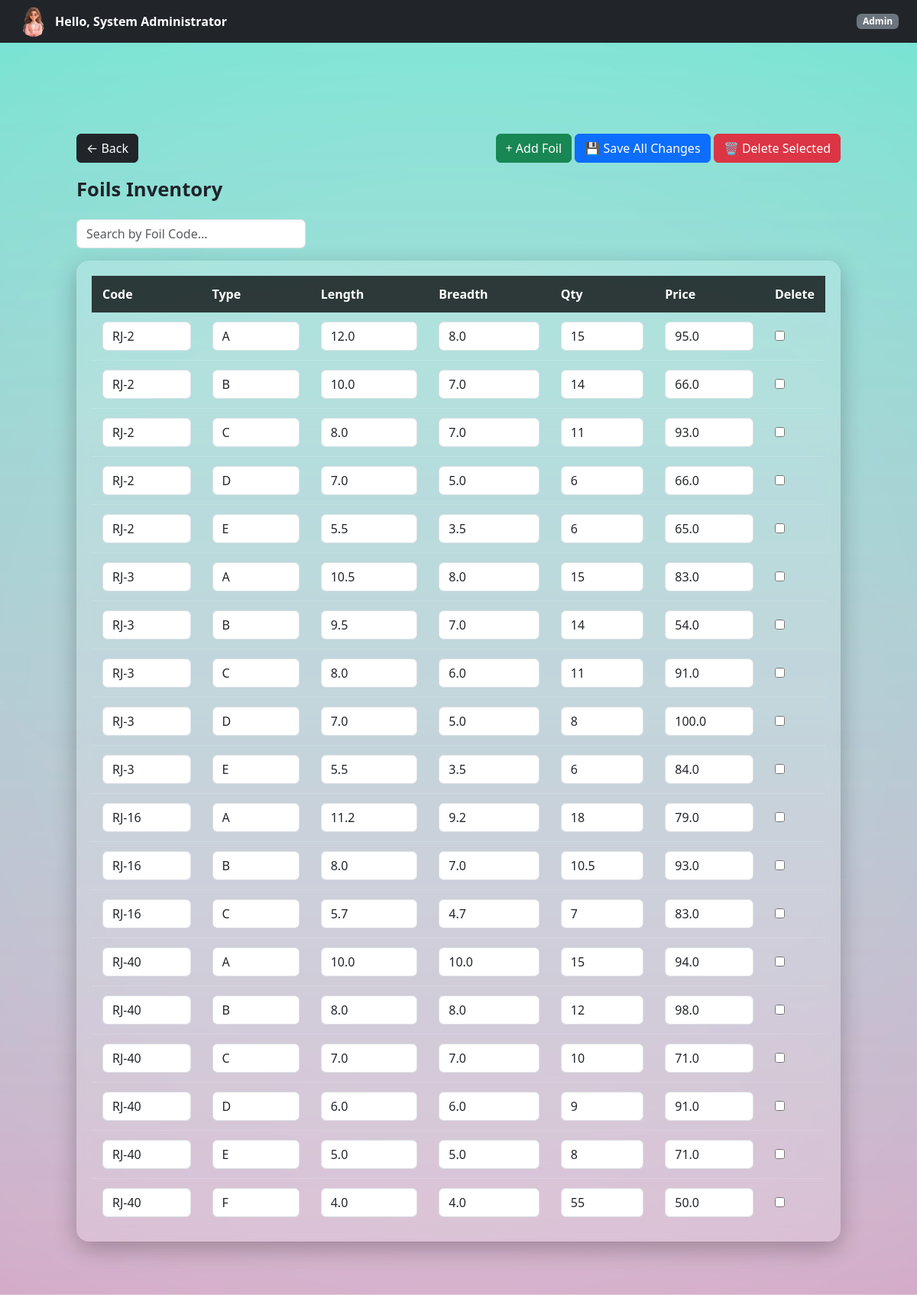
Before: /admin/foils (signed in) with the older database file.
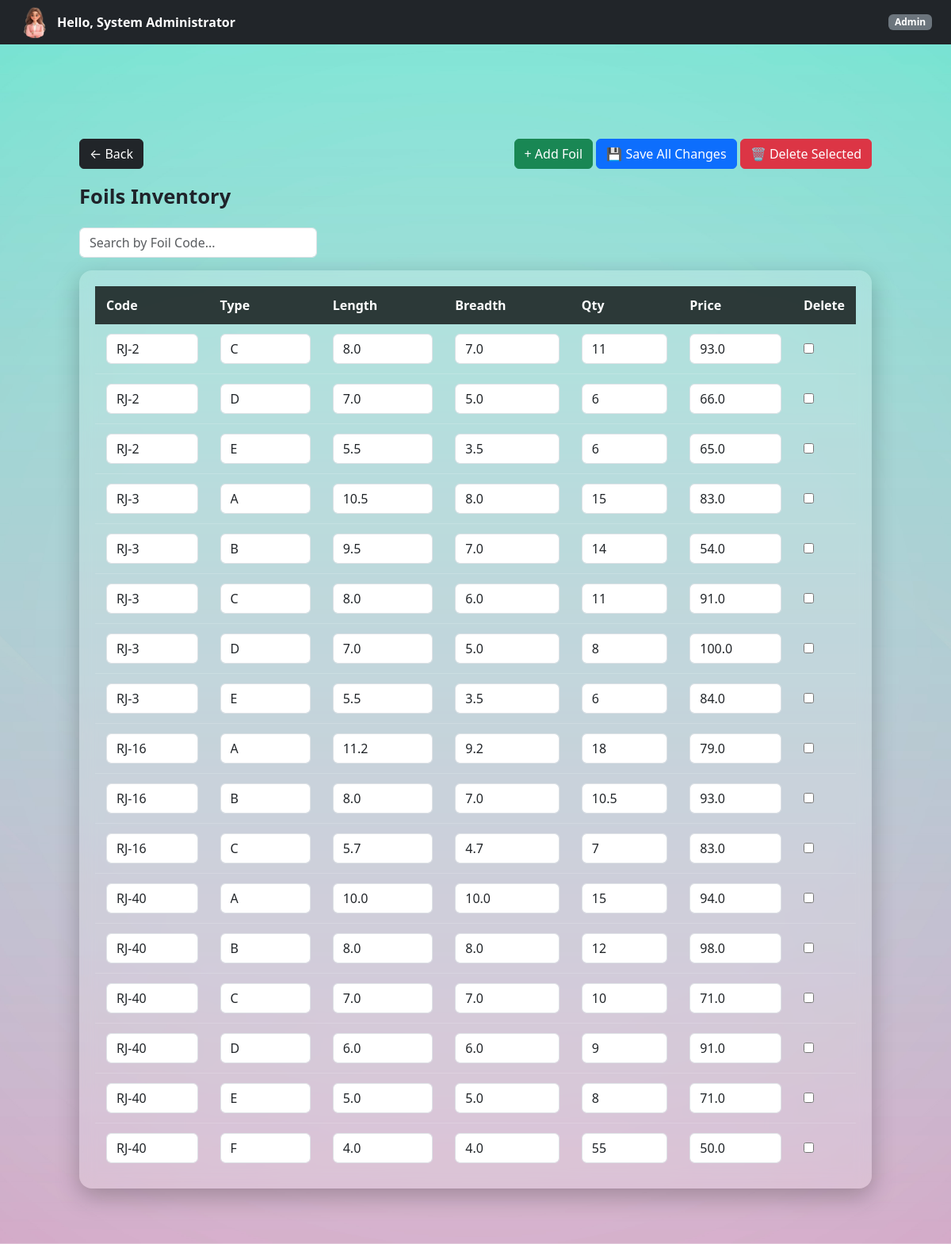
After: the same page with the newer database file.
### controller/models.py (models this page shows)
class Foil(db.Model):
    __tablename__ = "foils"
    id = db.Column(db.Integer, primary_key=True)
    foil_code = db.Column(db.String(50),  nullable=False)
    foil_type = db.Column(db.String(20), nullable=False)
    length_in = db.Column(db.Float, nullable=False)
    breadth_in = db.Column(db.Float, nullable=False)
    quantity = db.Column(db.Integer, default=0)
    price = db.Column(db.Float, nullable=False)

### controller/admin.py (the view)
@admin_bp.route("/foils")
@login_required
@role_required("Admin")
def view_foils():
    foils = Foil.query.all()
    return render_template("admin/foil.html", foils=foils)

### templates/admin/foil.html (shortened to what this page needs)
{% extends "base.html" %}
{% block page_class %}company-dashboard-bg{% endblock %}
{% block free_content %}
{% include "partials/navbar.html" %}
<div class="dashboard-container">
<div class="d-flex justify-content-between align-items-center mb-3">
    <a href="{{ url_for('admin.dashboard') }}" class="btn btn-dark">
        ← Back
    </a>
    <div>
        <button class="btn btn-success"
            onclick="document.getElementById('add-row').style.display='table-row'">
            + Add Foil
        </button>
        <button form="bulkForm" class="btn btn-primary">
            💾 Save All Changes
        </button>
    <button type="button" class="btn btn-danger"
        onclick="deleteSelected()">
    🗑 Delete Selected
</button>
    </div>
</div>
    <div class="page-title">Foils Inventory</div>
<input
    type="text"
    id="searchInput"
    placeholder="Search by Foil Code..."
    class="form-control mb-3"
    style="max-width: 300px;"
>
    <form id="bulkForm" method="POST" action="{{ url_for('admin.bulk_update_foils') }}">
<div class="glass-table">
    <table>
        <thead>
            <tr>
                <th>Code</th>
                <th>Type</th>
                <th>Length</th>
                <th>Breadth</th>
                <th>Qty</th>
                <th>Price</th>
                <th>Delete</th>
            </tr>
        </thead>
        <tbody id="foilTableBody">
            {% for foil in foils %}
            <tr>
    <td><input name="foil_code[]" value="{{ foil.foil_code }}" class="form-control"></td>
    <td><input name="foil_type[]" value="{{ foil.foil_type }}" class="form-control"></td>
    <td><input name="length_in[]" type="number" step="0.01" value="{{ foil.length_in }}" class="form-control"></td>
    <td><input name="breadth_in[]" type="number" step="0.01" value="{{ foil.breadth_in }}" class="form-control"></td>
    <td><input name="quantity[]" type="number" value="{{ foil.quantity }}" class="form-control"></td>
    <td><input name="price[]" type="number" step="0.01" value="{{ foil.price }}" class="form-control"></td>
                <td>
        <input type="checkbox" name="selected_ids[]" value="{{ foil.id }}">
    </td>
            </tr>
            {% endfor %}
        </tbody>
    </table>
</div>
</form>
    </div>
</div>
{% endblock %}

### templates/base.html (shortened to what this page needs)
<!DOCTYPE html>
<html lang="en">
<head>
    <link rel="stylesheet" href="{{ url_for('static', filename='styles/bootstrap/css/bootstrap.min.css') }}">
    <link rel="stylesheet" href="{{ url_for('static', filename='styles/main.css') }}">
</head>
<body>
<div class="page-wrapper {% block page_class %}{% endblock %}">
    {% block free_content %}{% endblock %}
</body>
</html>

### templates/partials/navbar.html (shortened to what this page needs)
<nav class="navbar navbar-dark bg-dark fixed-top px-4 d-flex justify-content-between">
    <a
        class="d-flex align-items-center text-white text-decoration-none"
        data-bs-toggle="offcanvas"
        href="#profileSidebar"
        role="button"
    >
        <img
            src="{{ url_for('static', filename='scripts/images/profile.png') }}"
            width="40"
            height="40"
            class="rounded-circle me-2"
        >
        <strong>Hello, {{ session.get("user_name") }}</strong>
    </a>
    <span class="badge bg-secondary">
        {% if "Admin" in session.get("roles", []) %}
            Admin
        {% else %}
            Employee
        {% endif %}
    </span>
</nav>

### static/styles/main.css (style rules this page uses)
html, body { height: 100%; margin: 0; }
.page-wrapper { min-height: 100vh; width: 100%; display: flex; align-items: flex-start; justify-content: center; }
.company-dashboard-bg { background: url("../scripts/images/company1.jpg") no-repeat center center/cover; }
.dashboard-container { width: 100%; padding: 90px 40px 40px; }
.page-wrapper { padding: 30px 60px; }
.page-title { font-size: 1.6rem; font-weight: 600; color: #1f232a; margin-bottom: 20px; }
.glass-table { background: rgba(255, 255, 255, 0.18); backdrop-filter: blur(10px); -webkit-backdrop-filter: blur(10px); border-radius: 16px; padding: 20px; box-shadow: 0 10px 30px rgba(0, 0, 0, 0.25); width: 100%; overflow-x: auto; }
.glass-table table { width: 100%; border-collapse: collapse; }
.glass-table thead { background: rgba(0, 0, 0, 0.75); color: #ffffff; }
.glass-table th, .glass-table td { padding: 12px 14px; text-align: left; white-space: nowrap; }
.glass-table tbody tr { border-bottom: 1px solid rgba(255, 255, 255, 0.15); }
.glass-table tbody tr:last-child { border-bottom: none; }
body { padding-top: 55px; }

Changed rows visible on the page:
removed Foil: foil_code "RJ-2", foil_type "A", length_in "12.0", breadth_in "8.0", quantity "15", price "95.0"
removed Foil: foil_code "RJ-2", foil_type "B", length_in "10.0", breadth_in "7.0", quantity "14", price "66.0"
